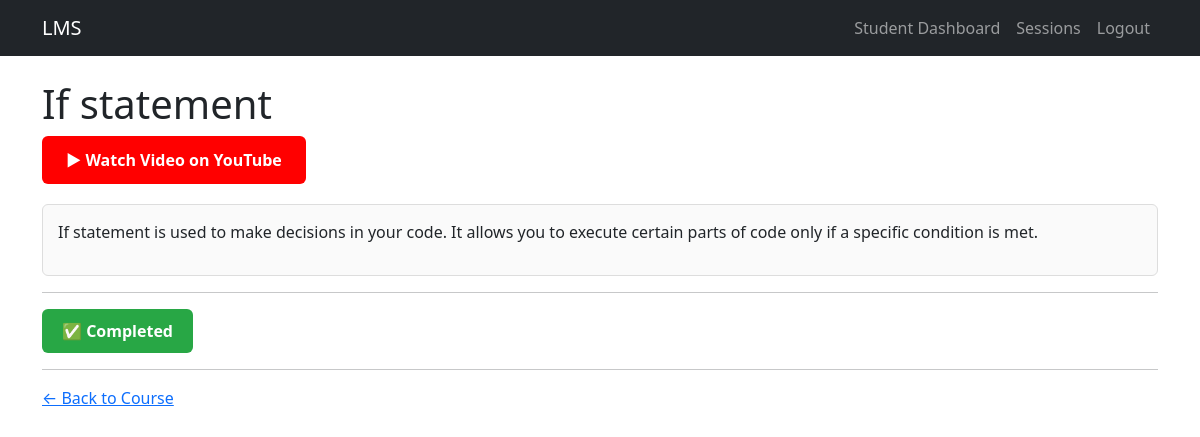
Screenshot of /courses/lesson/3/ (signed in) with the database file from the repository.
### courses/models.py (models this page shows, shortened)
class Lesson(models.Model):
    module = models.ForeignKey(
        Module,
        on_delete=models.CASCADE,
        related_name='lessons'
    )
    title = models.CharField(max_length=200)
    video_url = models.URLField(blank=True, null=True)
    content = models.TextField(blank=True, null=True)
    order = models.PositiveIntegerField(default=1)
    created_at = models.DateTimeField(auto_now_add=True)
    class Meta:
        ordering = ['order']

### courses/views.py (the view)
# urls.py: path('lesson/<int:lesson_id>/', views.lesson_detail, name='lesson_detail'),
@login_required
def lesson_detail(request, lesson_id):
    lesson = get_object_or_404(Lesson, id=lesson_id)
    course = lesson.module.course
    enrollment = Enrollment.objects.filter(
        student=request.user,
        course=course
    ).first()
    if not enrollment:
        return redirect('course_detail', course.id)
    lesson_progress, created = LessonProgress.objects.get_or_create(
        enrollment=enrollment,
        lesson=lesson
    )
    return render(request, 'courses/lesson_detail.html', {
        'lesson': lesson,
        'enrollment': enrollment,
        'lesson_progress': lesson_progress
    })

### courses/templates/courses/lesson_detail.html (shortened to what this page needs)
{% extends 'courses/base.html' %}
{% block content %}
<h1>{{ lesson.title }}</h1>
{% if enrollment %}
    {% if lesson.video_url %}
        <p>
            <a href="{{ lesson.video_url }}" target="_blank"
               style="
                    display:inline-block;
                    padding:12px 24px;
                    background:#FF0000;
                    color:#fff;
                    text-decoration:none;
                    font-weight:bold;
                    border-radius:6px;
               ">
                ▶ Watch Video on YouTube
            </a>
        </p>
    {% else %}
        <p style="color:#777;">No video available.</p>
    {% endif %}
    {% if lesson.content %}
        <div style="
            margin-top:20px;
            padding:15px;
            border:1px solid #ddd;
            border-radius:6px;
            background:#fafafa;
        ">
            {{ lesson.content|linebreaks }}
        </div>
    {% endif %}
    <hr>
    {% if lesson_progress and lesson_progress.completed %}
        <button disabled
            style="
                padding:10px 20px;
                background:#28a745;
                color:#fff;
                border:none;
                border-radius:6px;
                font-weight:bold;
            ">
            ✅ Completed
        </button>
    {% endif %}
{% endif %}
<hr>
<a href="{% url 'course_detail' lesson.module.course.id %}">
    ← Back to Course
</a>
{% endblock %}

### rows the page displays
Lesson: title "If statement", content "If statement is used to make decisions in your code. It allows you to execute certain parts of code only if a specific condition is met."
